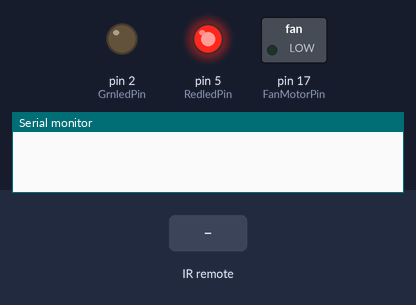
The sketch below on a simulated Arduino Uno, built with avr-gcc and run on an emulated ATmega328P. On the bench: switched loads named in the sketch (green lamp = pin HIGH), output pins drawn as LEDs (lit = HIGH), the last lines printed to the serial monitor. The inputs (shaded band) are chosen by the test bench.

Above: at 1.2 s.
1.3 s: infrared code 0xEA15FF00 received
At 2.5 s:
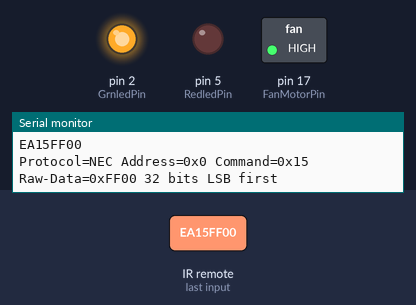
2.8 s: infrared code 0xF807FF00 received
At 3.7 s:
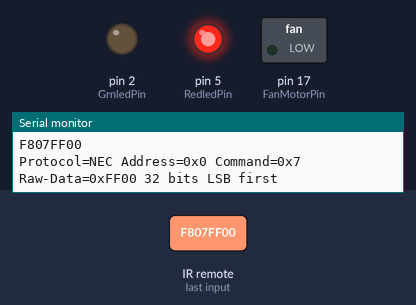
Timing chart, 0 to 5.8 s (numbered marks = the images above; inputs shaded):
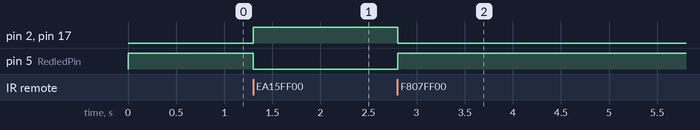

Measured:
- after the input at 1.3 s, pin 2 (GrnledPin), pin 17 (FanMotorPin): LOW → HIGH at once; pin 5 (RedledPin): HIGH → LOW at once
- after the input at 2.8 s, pin 2 (GrnledPin), pin 17 (FanMotorPin): HIGH → LOW at once; pin 5 (RedledPin): LOW → HIGH at once

The sketch:

IRremoteServo.ino
```cpp
#include <IRremote.hpp>

const int IR_RECEIVE_PIN = 19;
const int FanMotorPin = 17;
const int GrnledPin = 2;
const int RedledPin = 5;

int On = false;

void setup() {
  Serial.begin(115200);

  pinMode(GrnledPin, OUTPUT);
  pinMode(RedledPin, OUTPUT);

  pinMode(FanMotorPin, OUTPUT);

  IrReceiver.begin(IR_RECEIVE_PIN, ENABLE_LED_FEEDBACK);
}

void loop() {
  if (IrReceiver.decode()) {
    Serial.println(IrReceiver.decodedIRData.decodedRawData, HEX);  // Print raw data in HEX
    IrReceiver.printIRResultShort(&Serial);  // Print decoded IR data for debugging
    IrReceiver.printIRSendUsage(&Serial);

    switch (IrReceiver.decodedIRData.decodedRawData) {
      case 0xEA15FF00: // Remote Button '+'
        On = true;
        break;

      case 0xF807FF00: // Remote Button '-'
        On = false;
        break;

      case 0xF609FF00: // Remote Button 'EQ'
        break;

      default:
        Serial.println("Unknown signal");  // Handle unrecognized signals
        break;
    }

    IrReceiver.resume();  // Prepare for the next signal
  }
  if (On) {
    digitalWrite(FanMotorPin, HIGH);

    digitalWrite(GrnledPin, HIGH);
    digitalWrite(RedledPin, LOW);
  } else {
    digitalWrite(FanMotorPin, LOW);

    digitalWrite(GrnledPin, LOW);
    digitalWrite(RedledPin, HIGH);
  }
}
```
